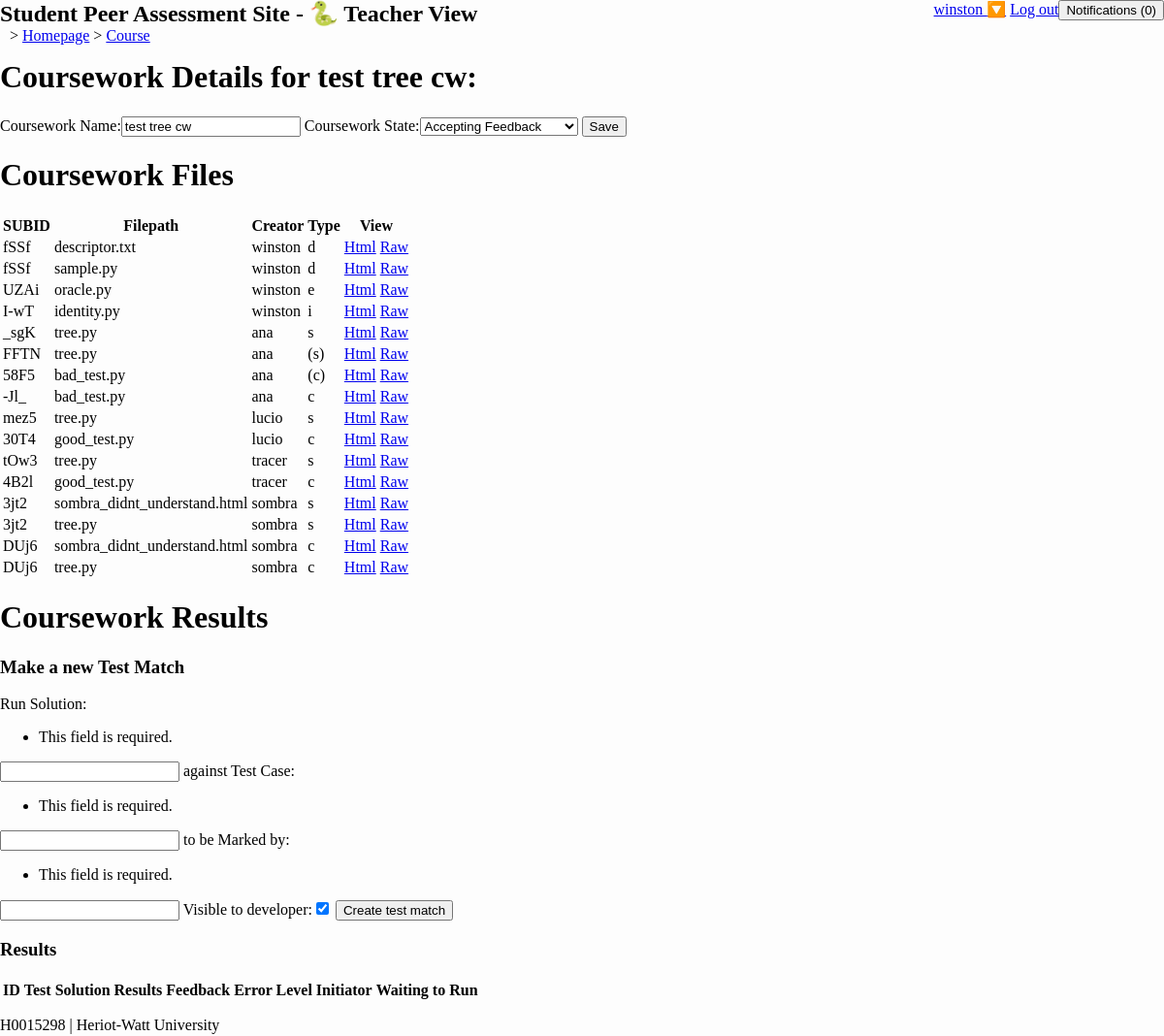
Before: /teacher/cw/wuMw (signed in) with the older database file.
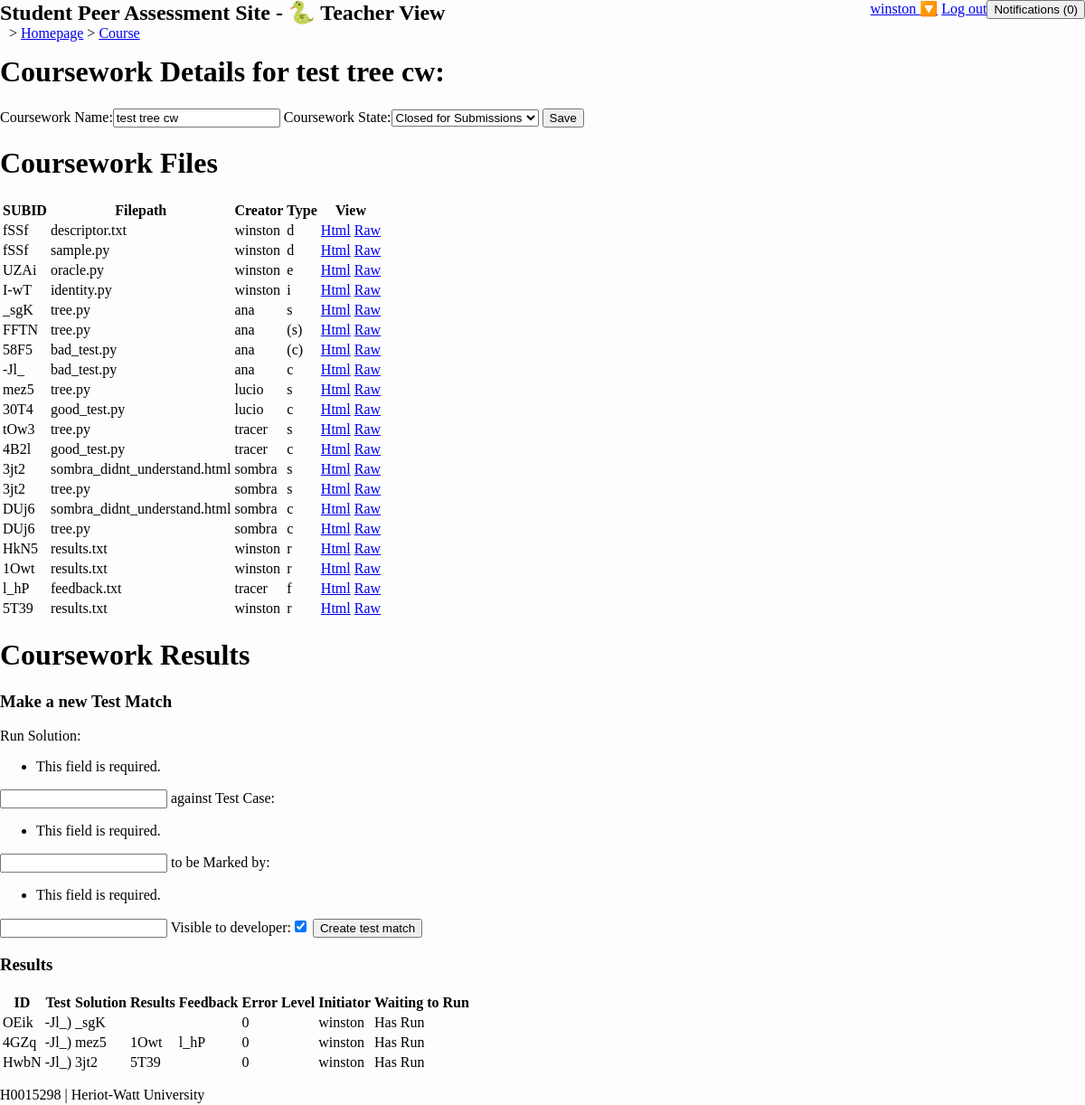
After: the same page with the newer database file.
### student/models.py (models this page shows, shortened)
class Coursework(m.Model):
    id = m.SlugField(max_length=4, primary_key=True)
    name = m.CharField(max_length=128)
    course = m.ForeignKey(Course, m.CASCADE)
    state = m.CharField(max_length=1,
                        choices=CourseworkState.POSSIBLE_STATES,
                        default=CourseworkState.INVISIBLE)
    file_pipe = m.CharField(max_length=128)
    test_pipe = m.CharField(max_length=128)

class Submission(m.Model):
    id = m.SlugField(max_length=4, primary_key=True)
    coursework = m.ForeignKey(Coursework, m.CASCADE)
    creator = m.ForeignKey(User, m.CASCADE)
    type = m.CharField(max_length=1, choices=SubmissionType.POSSIBLE_TYPES)
    private = m.BooleanField()

class TestMatch(m.Model):
    id = m.SlugField(max_length=4, primary_key=True)
    test = m.ForeignKey(Submission, m.CASCADE, related_name="tm_test_sub")
    solution = m.ForeignKey(Submission, m.CASCADE, related_name="tm_sol_sub")
    result = m.ForeignKey(Submission, m.CASCADE, null=True, related_name="tm_res_sub")
    feedback = m.ForeignKey(Submission, m.CASCADE, null=True, related_name="tm_fdbk_sub")
    teacher_feedback = m.ForeignKey(Submission, m.CASCADE, null=True, related_name="tm_tfdbk_sub")
    error_level = m.IntegerField(null=True)
    coursework = m.ForeignKey(Coursework, m.CASCADE, related_name="tm_cw")
    initiator = m.ForeignKey(User, m.CASCADE, related_name="tm_init")
    marker = m.ForeignKey(User, m.CASCADE, null=True, related_name="tm_marker")
    waiting_to_run = m.BooleanField()
    visible_to_developer = m.BooleanField()

### teacher/permission.py (the view)
    def is_teacher_internal(request, **args):
        teacher_group = Group.objects.get(name="teacher")
        if teacher_group in request.user.groups.all():
            if not args:
                return f(request)
            else:
                return f(request, args)
        else:
            return HttpResponseForbidden()

### teacher/forms.py
class CourseworkForm(f.Form):
    name = f.CharField(label="Coursework Name", max_length=128)
    state = f.ChoiceField(label="Coursework State", choices=m.CourseworkState.POSSIBLE_STATES)

class TestMatchForm(f.Form):
    solution_sub = f.SlugField(label="Run Solution", max_length=4)
    test_sub = f.SlugField(label="against Test Case", max_length=4)
    to_be_marked_by = f.CharField(label="to be Marked by", max_length=64)
    visible_to_developer = f.BooleanField(label="Visible to developer")
    coursework = f.SlugField(widget=f.HiddenInput, max_length=4)

### student/helper.py (called while the page is built)
def get_files(submission):
    files = m.File.objects.filter(submission=submission)
    list_files = []
    for file in files:
        list_files.append(file.file.name.split('/')[::-1][0])
    return list_files

### teacher/permission.py (called while the page is built)
def is_teacher(f):
    def is_teacher_internal(request, **args):
        teacher_group = Group.objects.get(name="teacher")
        if teacher_group in request.user.groups.all():
            if not args:
                return f(request)
            else:
                return f(request, args)
        else:
            return HttpResponseForbidden()
    return is_teacher_internal

def is_enrolled_on_course(user, course):
    is_enrolled = m.EnrolledUser.objects.filter(login=user).filter(course=course)
    return is_enrolled.count() == 1

### teacher/views.py (called while the page is built)
@login_required()
@p.is_teacher
def edit_coursework(request, kwargs=None):
    coursework = m.Coursework.objects.get(id=kwargs['c'])
    if not p.is_enrolled_on_course(request.user, coursework.course):
        return HttpResponseForbidden("You are not enrolled on this course")
    if request.method == "POST":
        edit_coursework_update(request.POST, coursework)
    return edit_coursework_render(request, coursework)

### templates/teacher/edit_cw.html (shortened to what this page needs)
{% extends "teacher/base.html" %}
{% block content %}
<h1>Coursework Details for {{ coursework.name }}:</h1>
    <form method="POST" action="" enctype="multipart/form-data">
        {% if cw_form %}
            {{ cw_form }}
        {% endif %}<input type="submit" value="Save">
</form>
    <h1>Coursework Files</h1>
    <table>
    <thead>
    <tr>
        <th>SUBID</th>
        <th>Filepath</th>
        <th>Creator</th>
        <th>Type</th>
        <th>View</th>
    </tr>
    </thead>
    {% for s, files in submissions %}
    {% for f in files %}
        <tr>
        <td>{{ s.id }}</td>
        <td>{{ f }}</td>
        <td>{{ s.creator }}</td>
        <td>{% if s.private %}({% endif %}{{ s.type }}{% if s.private %}){% endif %}</td>
        <td><a href="{% url 'render_file' s.id f %}">Html</a> <a href="{% url 'show_file' s.id f %}">Raw</a></td>
        </tr>
    {% endfor %}
    {% endfor %}
    </table>
<h1>Coursework Results</h1>
    <h3>Make a new Test Match</h3>
    <form action="{% url 'make_tm' %}" method="POST">
        {{ tm_form }}
        <input type="submit" value="Create test match"/>
    </form>
    <h3>Results</h3>
    <table>
    <thead>
    <tr>
        <th>ID</th>
        <th>Test</th>
        <th>Solution</th>
        <th>Results</th>
        <th>Feedback</th>
        <th>Error Level</th>
        <th>Initiator</th>
        <th>Waiting to Run</th>
    </tr>
    </thead>
    {% for f in results %}
        <tr>
        <td>{{ f.id }}</td>
        <td>{%  if f.test %}
            {{ f.test.id }})
        {% endif %}</td>
        <td>{%  if f.solution %}
           {{ f.solution.id }}
        {% endif %}</td>
        <td>{%  if f.result %}
            {{ f.result.id }}
        {% endif %}</td>
        <td>{%  if f.feedback %}
            {{ f.feedback.id }}
        {% endif %}</td>
        <td>{{ f.error_level }}</td>
        <td>{{ f.initiator }}</td>
            {% if f.waiting_to_run %}
                <td><a href="{% url 'force_test_run' f.id %}">Run Now</a></td>
            {% else %}
                <td>Has Run</td>
            {% endif %}
        </tr>
    {% endfor %}
    </table>
{% endblock %}

### templates/teacher/base.html
{% extends 'student/base.html' %}
{% block headertitle %}Student Peer Assessment Site - 🐍 Teacher View{% endblock %}

### templates/student/base.html (shortened to what this page needs)
{% load static %}
<!DOCTYPE html>
<html lang="en">
<head>
    <link rel="stylesheet" type="text/css" href="{% static "student/css/main.css" %}" />
    <link rel="stylesheet" type="text/css" href="{% static "student/css/feedback.css" %}" />
    <link rel="stylesheet" type="text/css" href="{% static "student/css/notify_box.css" %}" />
</head>
<body>
    {% block header %}
        <nav>
            <div id="nav_title">
                <h1>{% block headertitle %}Student Peer Assessment Site{% endblock %}</h1>
                <div id="breadcrumbs">
{% block crumbs %}{% for title, url in crumbs %}<span> &gt; <a href="{{ url }}">{{ title }}</a></span>{% endfor %}{% endblock %}</div>
            </div>
            <button id="note_count" onclick="toggle_notes_status()">Notifications (0)</button>
            {% if request.user %}
                <div id="userMenu">
                    <a href="#userMenu">{{ request.user }} 🔽</a>
                    <a href="{% url 'logout'%}">Log out</a>
                </div>
            {% else %}
                <div id="userMenu"><a href="#userMenu">Not logged in</a></div>
            {% endif %}
        </nav>
    {% endblock %}
    <main>
        {% block content %}{% endblock %}
    </main>
    {% block footer %}
        <footer>H0015298 | Heriot-Watt University</footer>
    {% endblock %}
</body>
</html>

### student/static/student/css/main.css (style rules this page uses)
html, body { padding: 0; margin: 0 auto; background: #fdfdfd; font-family: Georgia, 'Nimbus Roman No9 L', serif; min-height: 100%; width: 100%; max-width: 1800px; }
nav { width: 100%; height: 40px; margin-bottom: 15px; }
#nav_title { float: left; margin: 0; height: 40px; }
#nav_title h1 { margin: 0; }
#nav_title div { float: left; margin-left: 10px; }
nav div { float: right; }
footer { margin-top: 15px; width: 100%; height: 20px; }
main { height: calc(100% - 40px - 20px) }

### student/static/student/css/notify_box.css (style rules this page uses)
#note_count { float: right; }

Changed rows visible on the page:
changed Coursework "test tree cw": state "Accepting Feedback" → "Closed for Submissions"
added Submission: id "HkN5", files "results.txt", creator "winston", type "r"
added Submission: id "1Owt", files "results.txt", creator "winston", type "r"
added Submission: id "l_hP", files "feedback.txt", creator "tracer", type "f"
added Submission: id "5T39", files "results.txt", creator "winston", type "r"
added TestMatch: id "OEik", test.id "-Jl_", solution.id "_sgK", error_level "0", initiator "winston", waiting_to_run "Has Run"
added TestMatch: id "4GZq", test.id "-Jl_", solution.id "mez5", result.id "1Owt", feedback.id "l_hP", error_level "0", initiator "winston", waiting_to_run "Has Run"
added TestMatch: id "HwbN", test.id "-Jl_", solution.id "3jt2", result.id "5T39", error_level "0", initiator "winston", waiting_to_run "Has Run"
